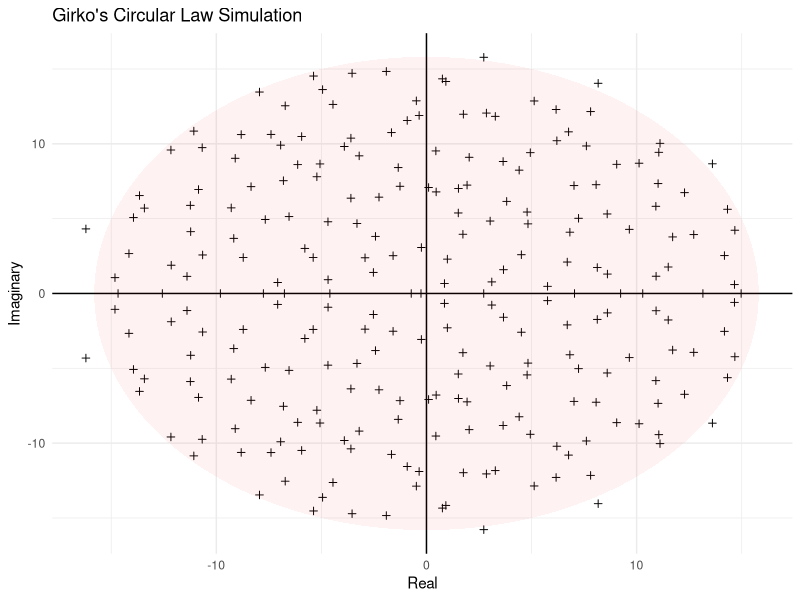
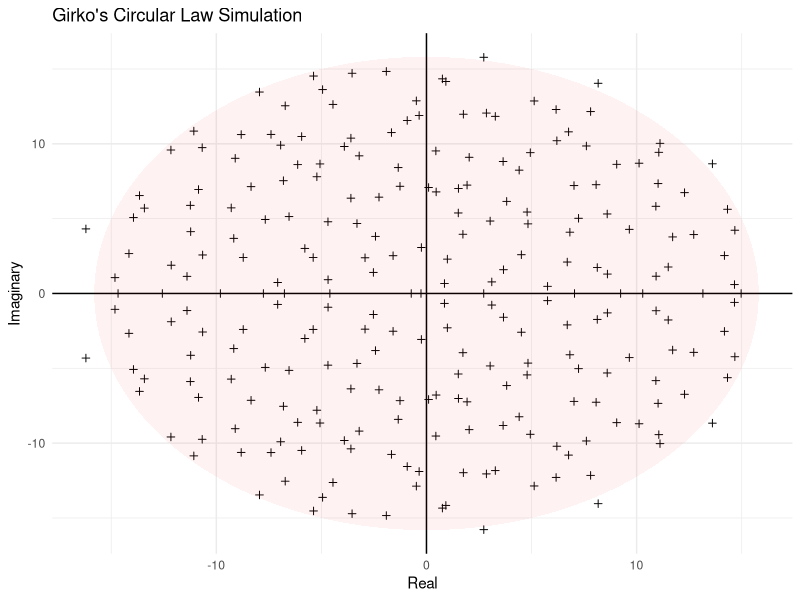

R code for these plots, in order:
# Girko.R
# Simulation of Girko's Circular Law and plotting

# Load necessary library
library(ggplot2)

# Function to build an ellipse
build_ellipse <- function(hradius, vradius) {
  npoints <- 250
  a <- seq(0, 2 * pi, length = npoints + 1)
  x <- hradius * cos(a)
  y <- vradius * sin(a)
  return(data.frame(x = x, y = y))
}

# Set matrix size
N <- 250

# Generate a random NxN matrix
M <- matrix(rnorm(N * N), N, N)

# Compute eigenvalues
eigvals <- eigen(M)$values

# Create dataframe for eigenvalues
eigDF <- data.frame("Real" = Re(eigvals), "Imaginary" = Im(eigvals))

# Calculate radius of the circle
my_radius <- sqrt(N)

# Build ellipse dataframe
ellDF <- build_ellipse(my_radius, my_radius)
names(ellDF) <- c("Real", "Imaginary")

# Create results directory if it doesn't exist
if(!dir.exists("results")) {
  dir.create("results")
}

# Plot
p <- ggplot(eigDF, aes(x = Real, y = Imaginary)) +
  geom_point(shape = 3) +  # plot eigenvalues
  geom_hline(yintercept = 0) +
  geom_vline(xintercept = 0) +
  geom_polygon(data = ellDF, aes(x = Real, y = Imaginary), alpha = 1/20, fill = "red") +
  theme_minimal() +
  theme(legend.position = "none") +
  ggtitle("Girko's Circular Law Simulation")

# Save plot
ggsave(filename = "../results/Girko.pdf", plot = p, width = 7, height = 7)

# Optional: print plot to RStudio or default device
print(p)
